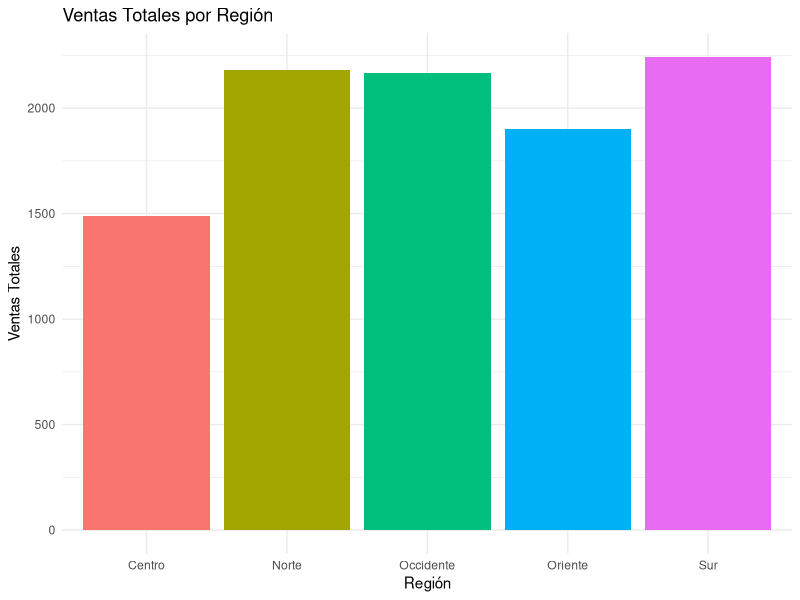
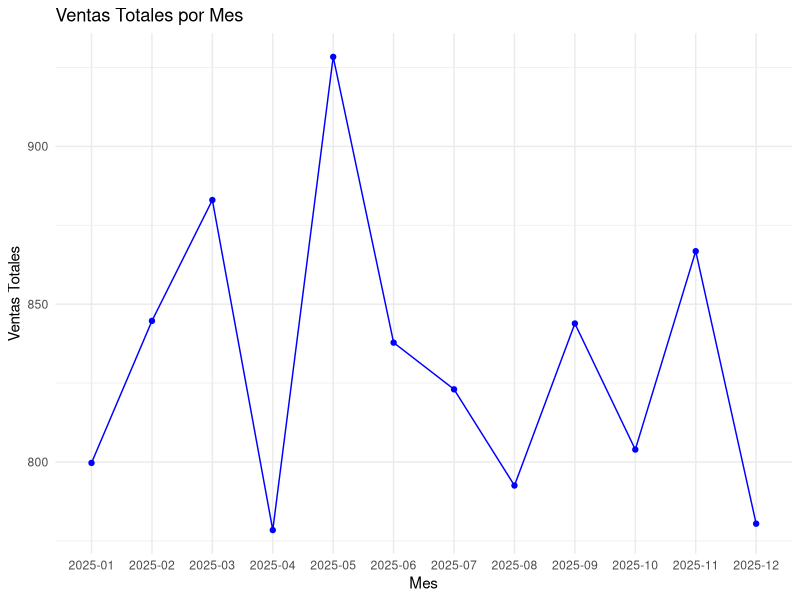

Write R code to recreate these figures, in order.
# Script para generar dashboards de ventas con ggplot2

# 1. Cargar librerías
library(ggplot2)
library(dplyr)

# 2. Leer el archivo CSV
tryCatch({
  # Leer el CSV asumiendo que las columnas son correctas, forzando stringsAsFactors=FALSE
  ventas_data <- read.csv("ventas.csv", stringsAsFactors = FALSE)
}, error = function(e) {
  stop(paste("Error al leer ventas.csv:", e$message))
})

# Asegurar que las columnas existen (para prevenir fallos en la lógica posterior)
if (!all(c("region", "mes", "ventas") %in% names(ventas_data))) {
  stop("ventas.csv debe contener las columnas: region, mes, ventas")
}

# --- Dashboard de Barras: Ventas totales por región ---
# 3. Procesar y generar el gráfico de barras
ventas_por_region <- ventas_data %>%
  group_by(region) %>%
  summarise(total_ventas = sum(ventas, na.rm = TRUE))

barras_plot <- ggplot(ventas_por_region, aes(x = region, y = total_ventas, fill = region)) +
  geom_bar(stat = "identity") +
  labs(title = "Ventas Totales por Región",
       x = "Región",
       y = "Ventas Totales") +
  theme_minimal() +
  theme(legend.position = "none")

# 4. Guardar el gráfico de barras
ggsave("dashboard_r_barras.png", plot = barras_plot, width = 8, height = 5)
print("Archivo 'dashboard_r_barras.png' generado.")

# --- Dashboard de Línea: Ventas totales por mes ---
# 5. Procesar y generar el gráfico de línea
# Orden de meses esperado para el eje X del gráfico de línea para asegurar orden cronológico.
meses_ordenados <- c("2025-01", "2025-02", "2025-03", "2025-04", "2025-05", "2025-06", "2025-07", "2025-08", "2025-09", "2025-10", "2025-11", "2025-12")

ventas_por_mes <- ventas_data %>%
  mutate(mes = factor(mes, levels = meses_ordenados)) %>% # Forzar ordenamiento de meses
  group_by(mes) %>%
  summarise(total_ventas = sum(ventas, na.rm = TRUE))

linea_plot <- ggplot(ventas_por_mes, aes(x = mes, y = total_ventas, group = 1)) +
  geom_line(color = "blue") +
  geom_point(color = "blue") +
  labs(title = "Ventas Totales por Mes",
       x = "Mes",
       y = "Ventas Totales") +
  theme_minimal()

# 6. Guardar el gráfico de línea
ggsave("dashboard_r_linea.png", plot = linea_plot, width = 8, height = 5)
print("Archivo 'dashboard_r_linea.png' generado.")
